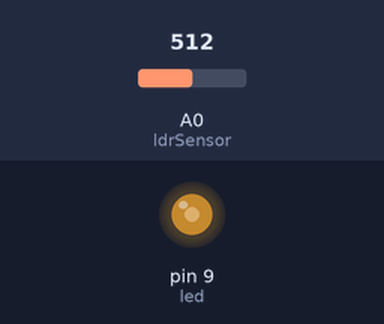
Bench run of a sketch on a simulated Arduino Uno, built with avr-gcc and run on an emulated ATmega328P. Parts: output pins drawn as LEDs (lit = HIGH). Inputs (shaded band) come from the test bench; at power-on: A0 (ldrSensor) = 512.

Above: at 1.2 s.
1.3 s: A0 (ldrSensor) set to 716
At 2.3 s:
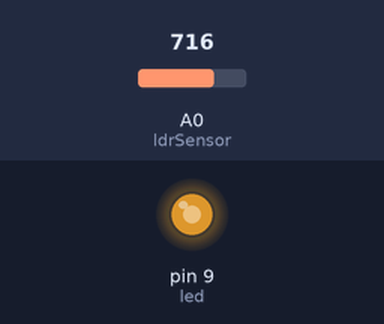
2.8 s: A0 (ldrSensor) set to 900
At 3.4 s:
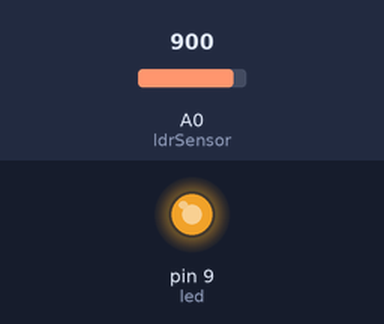
4.3 s: A0 (ldrSensor) set to 122
At 5.5 s:
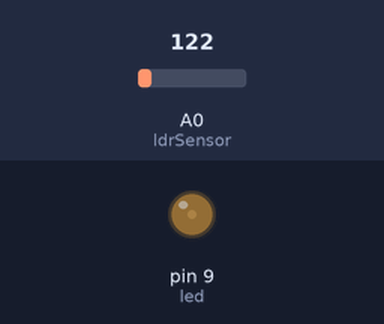
5.8 s: A0 (ldrSensor) set to 0
At 6.9 s:
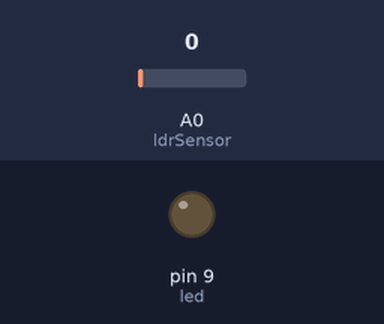
7.3 s: A0 (ldrSensor) set to 511
At 8.0 s:
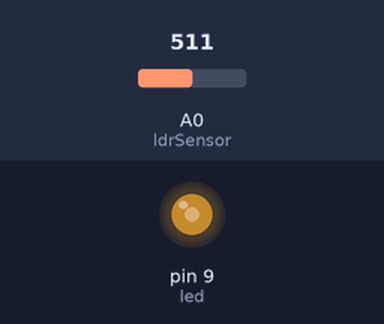
Timing chart, 0 to 9.8 s (numbered marks = the images above; inputs shaded):
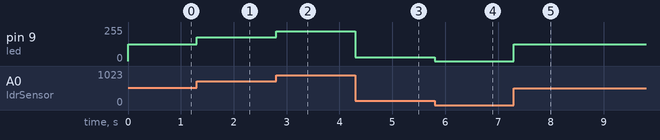

The sketch:

ldrSensor_LED.ino
```cpp
//cara lain memberi nama pada pin
#define led 9
#define ldrSensor A0

void setup() {
  pinMode(led, OUTPUT);
  pinMode(ldrSensor, INPUT);
}

void loop() {
  int intensitasCahaya = map(analogRead(ldrSensor), 0, 1023, 0, 255); //untuk membaca nilai sensor LDR dan mapping ke rentangan nilai 0-255
  analogWrite(led, intensitasCahaya);
}
```

Measured:
- after the input at 1.3 s, pin 9 (led): 127/255 → 178/255 at once
- after the input at 2.8 s, pin 9 (led): 178/255 → 224/255 at once
- after the input at 4.3 s, pin 9 (led): 224/255 → 30/255 at once
- after the input at 5.8 s, pin 9 (led): 30/255 → 0/255 at once
- after the input at 7.3 s, pin 9 (led): 0/255 → 127/255 at once
